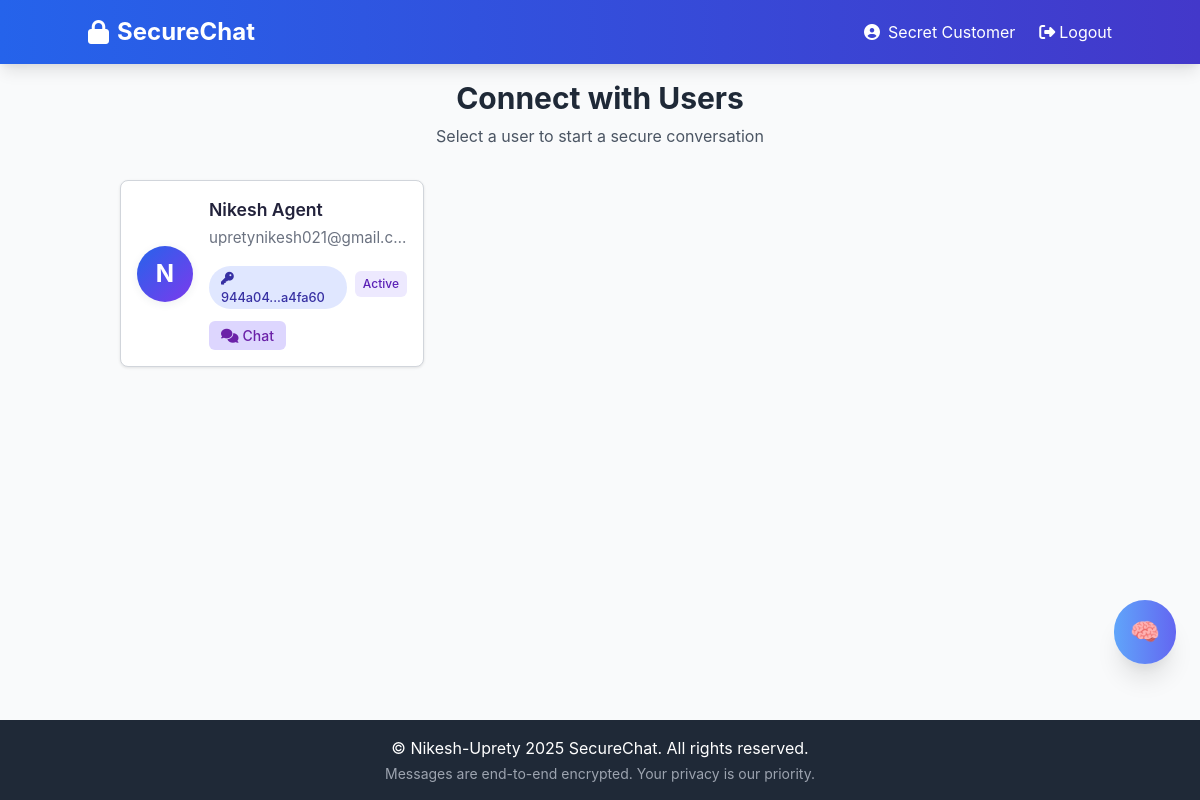
The page /index (signed in) on the database its author committed.
### app/models.py (models this page shows, shortened)
class User(UserMixin, db.Model):
    id = db.Column(db.Integer, primary_key=True)
    username = db.Column(db.String(64), index=True,
                         unique=True, nullable=False)
    email = db.Column(db.String(120), index=True, unique=True, nullable=False)
    password_hash = db.Column(db.String(128), nullable=False)
    public_key = db.Column(db.Text, nullable=False)
    private_key = db.Column(db.Text, nullable=False)
    created_at = db.Column(db.DateTime, default=lambda: datetime.now())
    last_seen = db.Column(db.DateTime, default=lambda: datetime.now())
    messages_sent = db.relationship('Message',
                                    foreign_keys='Message.sender_id',
                                    backref='sender',
                                    lazy='dynamic')
    messages_received = db.relationship('Message',
                                        foreign_keys='Message.recipient_id',
                                        backref='recipient',
                                        lazy='dynamic')
    sent_requests = db.relationship('ChatRequest',
                                    foreign_keys='ChatRequest.sender_id',
                                    backref='sender',
                                    lazy='dynamic')
    received_requests = db.relationship('ChatRequest',
                                        foreign_keys='ChatRequest.recipient_id',
                                        backref='recipient',
                                        lazy='dynamic')
    def has_active_chat_with(self, other_user_id):
        return ChatRequest.query.filter(
            or_(
                and_(
                    ChatRequest.sender_id == self.id,
                    ChatRequest.recipient_id == other_user_id,
                    ChatRequest.status == 'accepted'
                ),
                and_(
                    ChatRequest.sender_id == other_user_id,
                    ChatRequest.recipient_id == self.id,
                    ChatRequest.status == 'accepted'
                )
            )
        ).first() is not None
    def get_chat_status_with(self, other_user_id):
        if self.has_active_chat_with(other_user_id):
            return 'active'
        if self.has_pending_request_to(other_user_id):
            return 'pending'
        if self.has_pending_request_from(other_user_id):
            return 'requested'
        return 'available'
    def get_public_key_fingerprint(self):
        import hashlib
        key_hash = hashlib.sha256(self.public_key.encode('utf-8')).hexdigest()
        return f"{key_hash[:6]}...{key_hash[-6:]}"

### app/chat/routes.py (the view)
@chat_bp.route('/index')
@login_required
def index():
    users = User.query.filter(User.id != current_user.id).all()
    return render_template('chat/index.html', title='Home', users=users)

### app/models.py (called while the page is built)
@login_manager.user_loader
def load_user(id):
    return User.query.get(int(id))

### app/templates/chat/index.html (shortened to what this page needs)
{% extends "base.html" %}
{% block content %}
<div class="max-w-6xl mx-auto px-4">
    <div class="text-center mb-8">
        <h1 class="text-3xl font-bold text-gray-800 mb-2">Connect with Users</h1>
        <p class="text-gray-600">Select a user to start a secure conversation</p>
    </div>
    <div class="user-card-grid">
        {% for user in users %}
        <div class="user-card">
            <div class="user-card-content">
                <div class="user-avatar">
                    {{ user.username[0].upper() }}
                </div>
                <div class="user-card-info">
                    <h3>{{ user.username }}</h3>
                    <p>{{ user.email }}</p>
                    <div class="flex items-center mt-2">
                        <span class="user-card-badge mr-2">
                            <i class="fas fa-key mr-1"></i>
                            {{ user.get_public_key_fingerprint() }}
                        </span>
                        {% set status = current_user.get_chat_status_with(user.id) %}
                        <span class="status-badge status-{{ status }}">
                            {{ status|title }}
                        </span>
                    </div>
                    <div class="user-card-actions">
                        {% set status = current_user.get_chat_status_with(user.id) %}
                        {% set rejected_request = current_user.sent_requests|selectattr('recipient_id', 'equalto',
                        user.id)|selectattr('status', 'equalto', 'rejected')|first %}
                        {% if status == 'active' %}
                        <a href="{{ url_for('chat.chat', user_id=user.id) }}" class="action-btn chat-btn">
                            <i class="fas fa-comments mr-1"></i> Chat
                        </a>
                        {% elif status == 'pending' %}
                        <span class="action-btn pending-btn">
                            <i class="fas fa-clock mr-1"></i> Pending
                        </span>
                        {% endif %}
                    </div>
                </div>
            </div>
        </div>
        {% endfor %}
    </div>
</div>
{% endblock %}

### app/templates/base.html (shortened to what this page needs)
<!DOCTYPE html>
<html lang="en">
<head>
    <link href="https://cdn.jsdelivr.net/npm/tailwindcss@2.2.19/dist/tailwind.min.css" rel="stylesheet">
    <link rel="stylesheet" href="https://cdnjs.cloudflare.com/ajax/libs/font-awesome/6.4.0/css/all.min.css">
    <link rel="stylesheet" href="{{ url_for('static', filename='css/styles.css') }}">
</head>
<body class="bg-gray-50 flex flex-col min-h-screen">
    <header class="bg-gradient-to-r from-blue-600 to-indigo-700 text-white p-4 shadow-lg">
        <div class="container mx-auto flex justify-between items-center">
            <a href="{{ url_for('chat.index') }}" class="text-2xl font-bold flex items-center">
                <i class="fas fa-lock mr-2"></i>SecureChat
            </a>
            <nav class="flex items-center space-x-6">
                {% if current_user.is_authenticated %}
                <span class="hidden md:inline-flex items-center">
                    <i class="fas fa-user-circle mr-2"></i> {{ current_user.username }}
                </span>
                <a href="{{ url_for('auth.logout') }}" class="hover:text-blue-200 transition-colors flex items-center">
                    <i class="fas fa-sign-out-alt mr-1"></i> Logout
                </a>
                {% endif %}
            </nav>
        </div>
    </header>
    <main class="container mx-auto flex-grow p-4">
        {% block content %}{% endblock %}
    </main>
    {% if current_user.is_authenticated %}
    <div class="flex justify-end w-full">
        <button id="nikugpt-btn"
            class="mb-6 mr-6 bg-gradient-to-r from-blue-400 to-indigo-500 text-white p-4 rounded-full shadow-xl hover:shadow-2xl transition-all duration-300 flex items-center z-40 text-2xl"
            title="Ask NikuGPT">
            🧠
        </button>
    </div>
    {% endif %}
    <footer class="bg-gray-800 text-white text-center p-4 mt-8">
        <p>© Nikesh-Uprety 2025 SecureChat. All rights reserved.</p>
        <p class="text-sm text-gray-400 mt-1">Messages are end-to-end encrypted. Your privacy is our priority.</p>
    </footer>
</body>
</html>

### app/static/css/styles.css (style rules this page uses)
body { font-family: 'Inter', sans-serif; background-color: #f9fafb; color: #22223b; min-height: 100vh; }
.user-card-grid { display: grid; grid-template-columns: 1fr; gap: 1.5rem; }
@media (min-width: 640px) { .user-card-grid { grid-template-columns: repeat(2, 1fr); } }
@media (min-width: 1024px) { .user-card-grid { grid-template-columns: repeat(3, 1fr); } }
.user-card-content { display: flex; align-items: center; padding: 1.5rem; }
.user-avatar { width: 3.5rem; height: 3.5rem; border-radius: 9999px; background: linear-gradient(135deg, #2563eb 0%, #7c3aed 100%); color: #fff; font-size: 1.5rem; font-weight: 700; display: flex; align-items: center; justify-content: center; box-shadow: 0 2px 8px rgba(44, 62, 80, 0.08); flex-shrink: 0; }
.user-card-info { margin-left: 1rem; flex: 1; min-width: 0; }
.user-card-info h3 { font-weight: 600; font-size: 1.1rem; color: #22223b; margin-bottom: 0.25rem; white-space: nowrap; overflow: hidden; text-overflow: ellipsis; }
.user-card-info p { color: #6b7280; font-size: 0.95rem; white-space: nowrap; overflow: hidden; text-overflow: ellipsis; }
.user-card-badge { display: inline-block; margin-top: 0.5rem; background: #e0e7ff; color: #3730a3; font-size: 0.8rem; padding: 0.15rem 0.75rem; border-radius: 9999px; font-weight: 500; }

### app/templates/base.html (style rules this page uses)
.status-badge { font-size: 0.75rem; padding: 0.25rem 0.5rem; border-radius: 0.25rem; font-weight: 500; }
.status-active { background-color: #ede9fe; color: #7c3aed; }

### app/templates/chat/index.html (style rules this page uses)
.user-card { background-color: white; border: 1px solid #d1d5db; border-radius: 0.5rem; box-shadow: 0 1px 3px rgb(0 0 0 / 0.1); overflow: hidden; margin-bottom: 1rem; transition: box-shadow 0.3s ease; }
.user-card-badge { display: inline-block; margin-top: 0.5rem; background: #e0e7ff; color: #3730a3; font-size: 0.8rem; padding: 0.15rem 0.75rem; border-radius: 9999px; font-weight: 500; }
.user-card-content { display: flex; align-items: center; padding: 1rem; }
.user-card-info { flex: 1; }
.status-badge { font-size: 0.75rem; padding: 0.25rem 0.5rem; border-radius: 0.375rem; display: inline-block; }
.status-active { background-color: #ede9fe; color: #5b21b6; }
.action-btn { padding: 0.25rem 0.75rem; border-radius: 0.375rem; font-size: 0.875rem; font-weight: 500; cursor: pointer; transition: background-color 0.2s ease-in-out; display: inline-flex; align-items: center; text-decoration: none; color: inherit; border: none; user-select: none; margin-top: 12px; }
.chat-btn { background-color: #ddd6fe; color: #6b21a8; }
.action-btn i { margin-right: 0.25rem; }

### rows shown on the page
User: username "Secret Customer"
User: username "N", username "Nikesh Agent", email "upretynikesh021@gmail.c…", get_public_key_fingerprint "944a04...a4fa60", status "Active"
